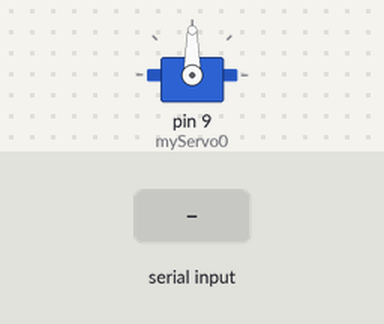
A sketch run on a simulated Arduino Uno, built with avr-gcc and run on an emulated ATmega328P. Parts: servo. The inputs (shaded band) are chosen by the test bench.

Above: at 1.2 s.
1.3 s: "30,150\n" received over Serial
At 2.8 s:
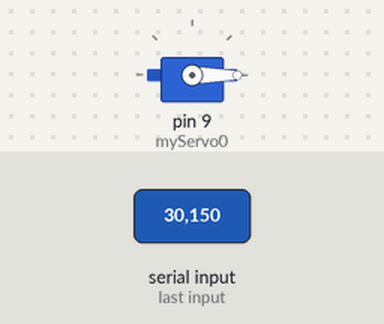
3.8 s: "90,45\n" received over Serial
At 4.6 s:
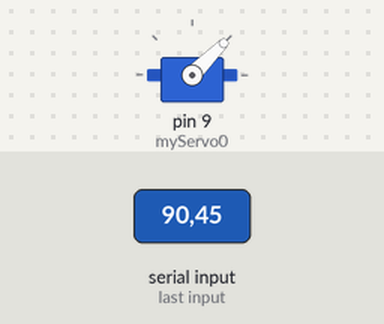
6.3 s: "200\n" received over Serial
At 7.0 s:
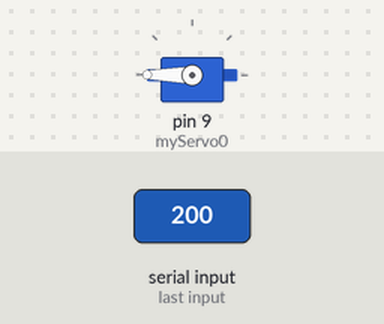
Timing chart, 0 to 9.3 s (numbered marks = the images above; inputs shaded):
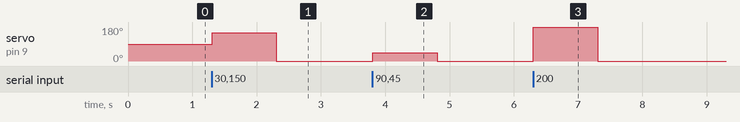

The sketch:

Controlling_Motors_w_Mathematica.ino
```cpp
/*

Sage Ridge Robotics
Example 13

Controlling a servo with a Mathematica dashboard.

Code adapted from Arduino.cc and Adafruit Industries, LLC.
This code is in the public domain.

*/

// Load MotorShield libraries and servo.h library.
#include <Servo.h>

// Declare variables used globally in the Sketch.
// Define constant (unchanging) minimum and maximum servo positions
int servoPos = 90;

const int servoMin = 10;
const int servoMax = 170;

// Instatiate objects of the servo class.
Servo myServo0;

// Open the serial device and attach the servo object,
// myServo0, to digital pin 9. This is where we
// attached the physical servo' control wire (yellow).
void setup()
{
  Serial.begin(9600);
  myServo0.attach(9);
}

// Move servo to position sent over serial link by parsing an integer value
// from the serial stream, checking against servoMin and servoMax
// to protect the servo, and passing the legal value to the write method of
// the servo object.
void loop()
{
  if (Serial.available() > 0) {
    servoPos = Serial.parseInt();
    constrain(servoPos, servoMin, servoMax);
    myServo0.write(servoPos);
  }
}
```

Measured:
- after the input at 1.3 s, servo on pin 9 (myServo0): 90° → 150° at once, → 0° 1.0 s later
- after the input at 3.8 s, servo on pin 9 (myServo0): 0° → 45° at once, → 0° 1.0 s later
- after the input at 6.3 s, servo on pin 9 (myServo0): 0° → 180° at once, → 0° 1.0 s later
